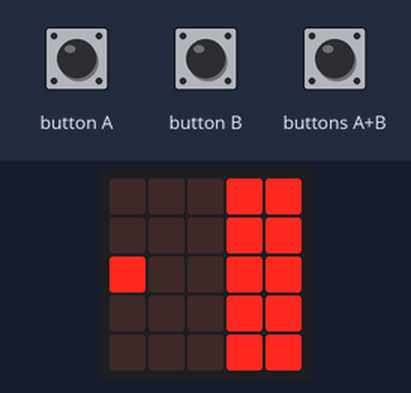
This program was run on a simulated BBC micro:bit (MakeCode). On the bench: the board's 5×5 LED display. The inputs (shaded band) are chosen by the test bench.

Above: at 1.6 s.
1.7 s: buttons A+B pressed for 0.15 s
At 1.92 s:
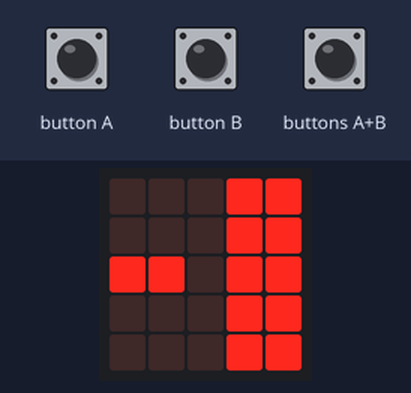
2.4 s: button A pressed for 0.15 s
At 3.1 s:
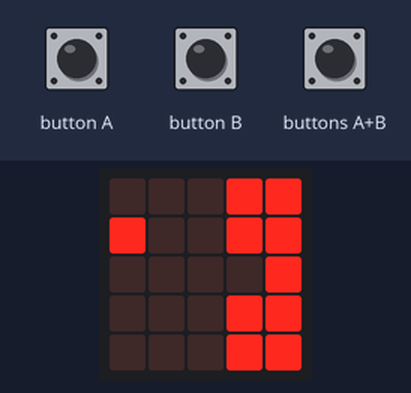
4.0 s: buttons A+B pressed for 1 s
At 5.07 s:
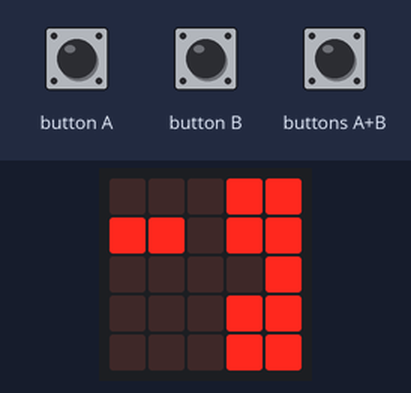
5.6 s: button B pressed for 0.15 s
At 6.8 s:
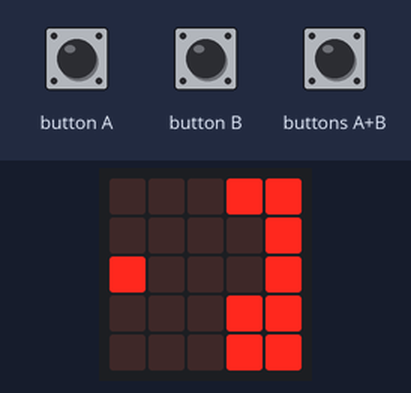
7.2 s: button B pressed for 0.15 s
At 8.0 s:
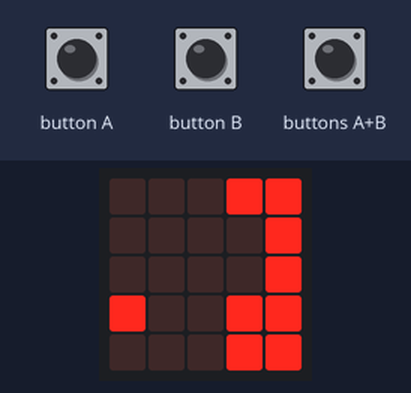
8.8 s: buttons A+B pressed for 0.15 s
At 10.3 s:
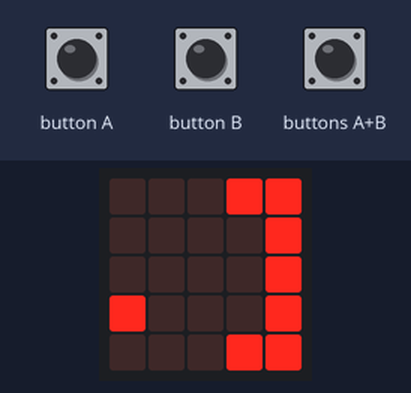
Timing chart, 0 to 10.5 s (numbered marks = the images above; inputs shaded):
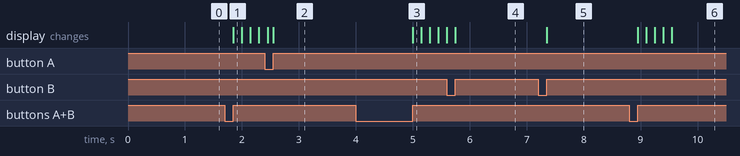

Measured:
- after the input at 1.7 s, the display: changes after 0.15 s (image 1)
- after the input at 2.4 s, the display: first differs from a run without the input after 0.15 s (image 2)
- after the input at 4.0 s, the display: changes after 1.0 s (image 3)
- after the input at 5.6 s, the display: first differs from a run without the input after 0.15 s (image 4)
- after the input at 7.2 s, the display: changes after 0.15 s (image 5)
- after the input at 8.8 s, the display: first changes after 0.15 s (image 6 shows a later state)

The program:

main.ts
```typescript
input.onButtonPressed(Button.A, function on_button_pressed_a() {

    led.plot(0, y - 1)
    if (y > 0) {
        led.unplot(0, y)
        y += 0 - 1
    }

})
function shoot(n: number) {
    for (let i = 1; i < n; i++) {
        led.plot(i, y)
        basic.pause(150)
        led.unplot(i, y)
        basic.pause(150)
    }
}

input.onButtonPressed(Button.AB, function on_button_pressed_ab() {
    remove()
})
input.onButtonPressed(Button.B, function on_button_pressed_b() {

    led.plot(0, y + 1)
    if (y < 4) {
        led.unplot(0, y)
        y += 1
    }

})
function remove() {
    if (led.point(3, y)) {
        shoot(3)
        led.unplot(3, y)
    } else {
        shoot(4)
        led.unplot(4, y)
    }

}

let y = 0
basic.showLeds(`
    . . . # #
    . . . # #
    # . . # #
    . . . # #
    . . . # #
    `)
y = 2
forever(function on_forever() {
    let flag = true
    for (let j = 0; j < 5; j++) {
        if (led.point(j, 4)) {
            flag = false
        }

    }
    if (flag) {
        basic.showString("GAME OVER")
        control.reset()
    }

})
```

test.ts
```typescript
// テストはここに来ます。このパッケージが拡張機能として使用されるときにはコンパイルされません。
```
